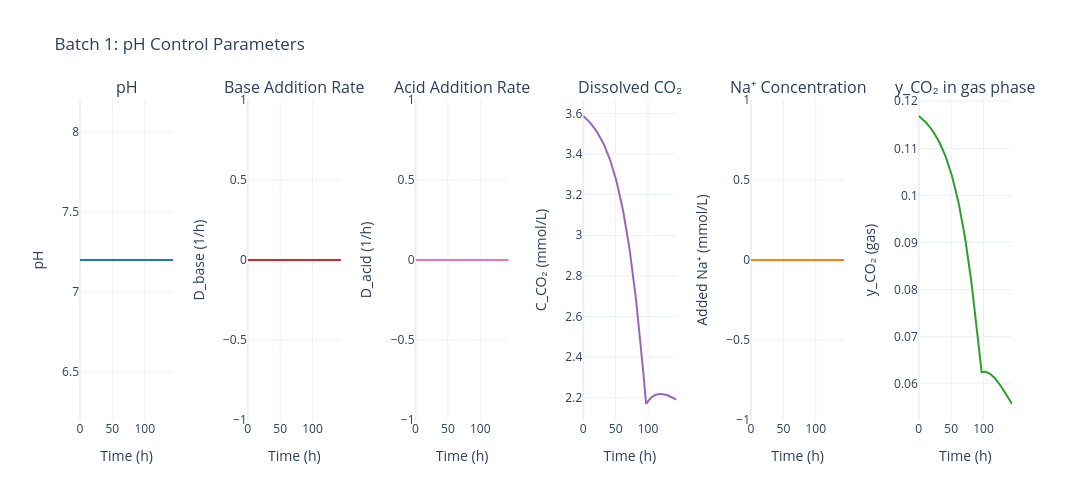

Notebook code for this chart:
### Markdown cell above
### 4.2. Test with custom layout

### Code cell
# Test with custom layout
custom_layout = {'height': 500, 'width': 2000}
fig_pH_custom = plot_batch_pH_control(sim, batch_number=1, layout_kwargs=custom_layout)
fig_pH_custom.show()

### Figure 1 — Plotly figure (JSON) as saved in the notebook; plotly's stock layout.template omitted (floating-point values rounded to 4 significant figures; data arrays with more than 128 entries replaced by an {"elided": "..."} marker saying what was removed)
{"data": [{"hovertemplate": "Time: %{x:.1f} h<br>pH: %{y:.2f}<extra></extra>", "line": {"color": "#1f77b4", "width": 2}, "mode": "lines", "name": "pH", "type": "scatter", "x": {"elided": "188 float values"}, "xaxis": "x", "y": {"elided": "188 float values"}, "yaxis": "y"}, {"hovertemplate": "Time: %{x:.1f} h<br>D_base: %{y:.4f} 1/h<extra></extra>", "line": {"color": "#d62728", "width": 2}, "mode": "lines", "name": "D_base", "type": "scatter", "x": {"elided": "188 float values"}, "xaxis": "x2", "y": {"elided": "188 float values"}, "yaxis": "y2"}, {"hovertemplate": "Time: %{x:.1f} h<br>D_acid: %{y:.4f} 1/h<extra></extra>", "line": {"color": "#e377c2", "width": 2}, "mode": "lines", "name": "D_acid", "type": "scatter", "x": {"elided": "188 float values"}, "xaxis": "x3", "y": {"elided": "188 float values"}, "yaxis": "y3"}, {"hovertemplate": "Time: %{x:.1f} h<br>C_CO₂: %{y:.2f} mmol/L<extra></extra>", "line": {"color": "#9467bd", "width": 2}, "mode": "lines", "name": "C_CO₂", "type": "scatter", "x": {"elided": "188 float values"}, "xaxis": "x4", "y": {"elided": "188 float values"}, "yaxis": "y4"}, {"hovertemplate": "Time: %{x:.1f} h<br>Added Na⁺: %{y:.1f} mmol/L<extra></extra>", "line": {"color": "#ff7f0e", "width": 2}, "mode": "lines", "name": "Added Na⁺", "type": "scatter", "x": {"elided": "188 float values"}, "xaxis": "x5", "y": {"elided": "188 float values"}, "yaxis": "y5"}, {"hovertemplate": "Time: %{x:.1f} h<br>y_CO₂ (gas): %{y:.2f}<extra></extra>", "line": {"color": "#2ca02c", "width": 2}, "mode": "lines", "name": "y_CO₂ (gas)", "type": "scatter", "x": {"elided": "188 float values"}, "xaxis": "x6", "y": {"elided": "188 float values"}, "yaxis": "y6"}], "layout": {"annotations": [{"font": {"size": 16}, "showarrow": false, "text": "pH", "x": 0.05, "xanchor": "center", "xref": "paper", "y": 1, "yanchor": "bottom", "yref": "paper"}, {"font": {"size": 16}, "showarrow": false, "text": "Base Addition Rate", "x": 0.23, "xanchor": "center", "xref": "paper", "y": 1, "yanchor": "bottom", "yref": "paper"}, {"font": {"size": 16}, "showarrow": false, "text": "Acid Addition Rate", "x": 0.41, "xanchor": "center", "xref": "paper", "y": 1, "yanchor": "bottom", "yref": "paper"}, {"font": {"size": 16}, "showarrow": false, "text": "Dissolved CO₂", "x": 0.59, "xanchor": "center", "xref": "paper", "y": 1, "yanchor": "bottom", "yref": "paper"}, {"font": {"size": 16}, "showarrow": false, "text": "Na⁺ Concentration", "x": 0.77, "xanchor": "center", "xref": "paper", "y": 1, "yanchor": "bottom", "yref": "paper"}, {"font": {"size": 16}, "showarrow": false, "text": "y_CO₂ in gas phase", "x": 0.95, "xanchor": "center", "xref": "paper", "y": 1, "yanchor": "bottom", "yref": "paper"}], "font": {"size": 12}, "height": 500, "showlegend": false, "title": {"text": "Batch 1: pH Control Parameters"}, "width": 2000, "xaxis": {"anchor": "y", "domain": [0, 0.1], "title": {"text": "Time (h)"}}, "xaxis2": {"anchor": "y2", "domain": [0.18, 0.28], "title": {"text": "Time (h)"}}, "xaxis3": {"anchor": "y3", "domain": [0.36, 0.46], "title": {"text": "Time (h)"}}, "xaxis4": {"anchor": "y4", "domain": [0.54, 0.64], "title": {"text": "Time (h)"}}, "xaxis5": {"anchor": "y5", "domain": [0.72, 0.82], "title": {"text": "Time (h)"}}, "xaxis6": {"anchor": "y6", "domain": [0.9, 1.0], "title": {"text": "Time (h)"}}, "yaxis": {"anchor": "x", "domain": [0, 1], "title": {"text": "pH"}}, "yaxis2": {"anchor": "x2", "domain": [0, 1], "title": {"text": "D_base (1/h)"}}, "yaxis3": {"anchor": "x3", "domain": [0, 1], "title": {"text": "D_acid (1/h)"}}, "yaxis4": {"anchor": "x4", "domain": [0, 1], "title": {"text": "C_CO₂ (mmol/L)"}}, "yaxis5": {"anchor": "x5", "domain": [0, 1], "title": {"text": "Added Na⁺ (mmol/L)"}}, "yaxis6": {"anchor": "x6", "domain": [0, 1], "title": {"text": "y_CO₂ (gas)"}}}}
